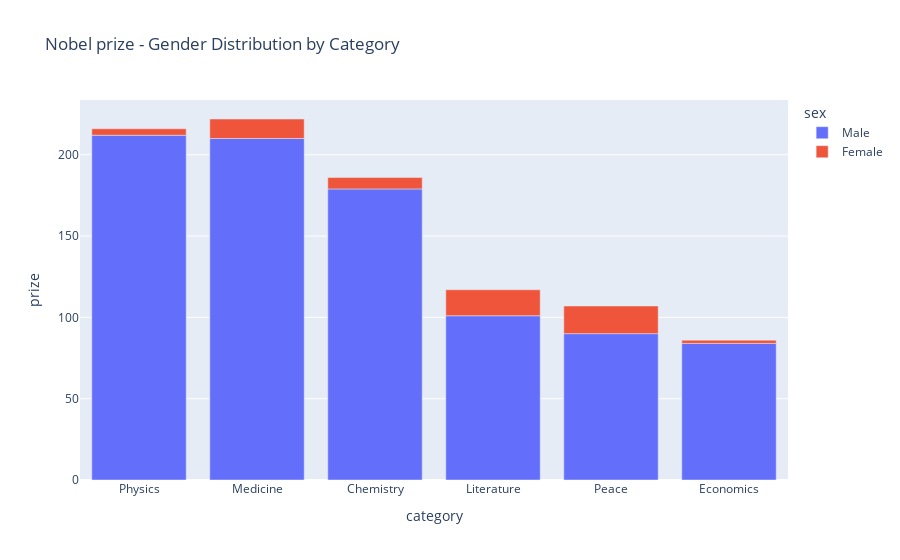

Write notebook code for a chart like this one.
### Code cell
bar = px.bar(categories_men_women,
             y=categories_men_women.prize,
             title='Nobel prize - Gender Distribution by Category',
             x=categories_men_women.category,
             color='sex')

bar.show()

### Figure 1 — Plotly figure (JSON) as saved in the notebook; plotly's stock layout.template omitted (floating-point values rounded to 4 significant figures)
{"data": [{"alignmentgroup": "True", "hovertemplate": "sex=Male<br>category=%{x}<br>prize=%{y}<extra></extra>", "legendgroup": "Male", "marker": {"color": "#636efa", "pattern": {"shape": ""}}, "name": "Male", "offsetgroup": "Male", "orientation": "v", "showlegend": true, "textposition": "auto", "type": "bar", "x": ["Physics", "Medicine", "Chemistry", "Literature", "Peace", "Economics"], "xaxis": "x", "y": [212, 210, 179, 101, 90, 84], "yaxis": "y"}, {"alignmentgroup": "True", "hovertemplate": "sex=Female<br>category=%{x}<br>prize=%{y}<extra></extra>", "legendgroup": "Female", "marker": {"color": "#EF553B", "pattern": {"shape": ""}}, "name": "Female", "offsetgroup": "Female", "orientation": "v", "showlegend": true, "textposition": "auto", "type": "bar", "x": ["Peace", "Literature", "Medicine", "Chemistry", "Physics", "Economics"], "xaxis": "x", "y": [17, 16, 12, 7, 4, 2], "yaxis": "y"}], "layout": {"barmode": "relative", "legend": {"title": {"text": "sex"}, "tracegroupgap": 0}, "title": {"text": "Nobel prize - Gender Distribution by Category"}, "xaxis": {"anchor": "y", "domain": [0, 1], "title": {"text": "category"}}, "yaxis": {"anchor": "x", "domain": [0, 1], "title": {"text": "prize"}}}}
